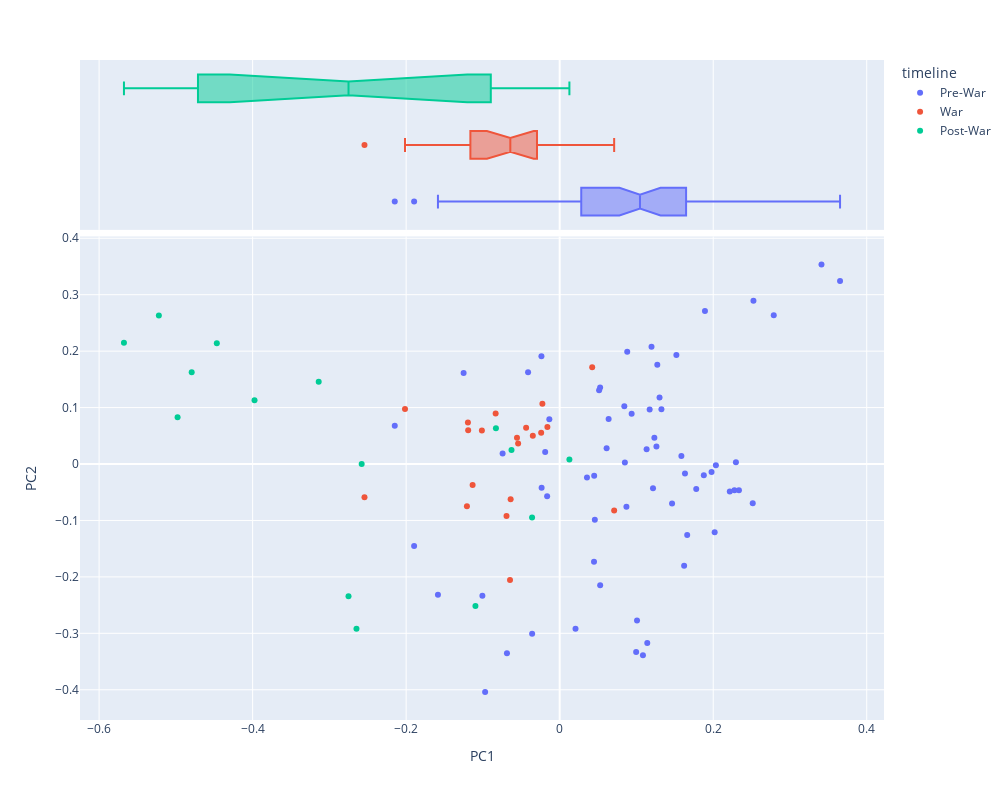

Here is the notebook cell this chart was saved with:
### Code cell
vis_pcs(DCM, 1, 2, "timeline")

### Figure 1 — Plotly figure (JSON) as saved in the notebook; plotly's stock layout.template omitted (floating-point values rounded to 4 significant figures)
{"data": [{"hovertemplate": "<b>%{hovertext}</b><br><br>timeline=Pre-War<br>PC1=%{x}<br>PC2=%{y}<extra></extra>", "hovertext": ["Anukramanika Parva", "Sangraha Parva", "Paushya Parva", "Pauloma Parva", "Astika Parva", "Adivansavatarana Parva", "Sambhava Parva", "Jatugriha Parva", "Hidimva-vadha Parva", "Vaka-vadha Parva", "Chaitraratha Parva", "Swayamvara Parva", "Vaivahika Parva", "Viduragamana Parva", "Rajya-labha Parva", "Arjuna-vanavasa Parva", "Subhadra-harana Parva", "Haranaharana Parva", "Khandava-daha Parva", "Sabhakriya Parva", "Lokapala Sabhakhayana Parva", "Rajasuyarambha Parva", "Jarasandhta-badha Parva", "Digvijaya Parva", "Rajasuyika Parva", "Arghyaharana Parva", "Sisupala-badha Parva", "Dyuta Parva", "Anudyuta Parva", "Aranyaka Parva", "Kirmirabadha Parva", "Arjunabhigamana Parva", "Kairata Parva", "Indralokagamana Parva", "Nalopakhyana Parva", "Tirtha-yatra Parva", "Yaksha-yudha Parva", "Nivata-kavacha-yudha Parva", "Ajagara Parva", "Markandeya-Samasya Parva", "Draupadi-Satyabhama Samvada Parva", "Ghosha-yatra Parva", "Mriga Sapnovbhava Parva", "Vrihi Drounika Parva", "Draupadi-harana Parva", "Jayadhratha Vimokshana Parva", "Rama Upakhyana Parva", "Pativrata-mahatmya Parva", "Kundalaharana Parva", "Aranya Parva", "Pandava-Pravesa Parva", "Samayapalana Parva", "Kichaka-badha Parva", "Go-harana Parva", "Sainyodyoga Parva", "Sanjaya-yana Parva", "Prajagara Parva", "Sanat-sujata Parva", "Yanasandhi Parva", "Bhagwat Yana Parva", "Sainya-niryana Parva", "Ulukabhigamana Parva", "Rathatiratha-sankhyana Parva", "Ambopakkyana Parva"], "legendgroup": "Pre-War", "marker": {"color": "#636efa", "symbol": "circle"}, "mode": "markers", "name": "Pre-War", "orientation": "v", "showlegend": true, "type": "scatter", "x": [-0.03586, 0.03554, 0.06376, 0.1893, -0.04117, -0.0189, -0.07435, 0.1008, 0.341, 0.2789, 0.152, 0.2216, 0.1216, 0.1141, 0.05269, 0.1261, 0.2296, 0.2035, 0.08421, 0.1978, -0.01633, 0.2335, 0.2515, 0.1779, 0.1621, 0.1661, 0.2019, 0.09961, 0.1085, -0.1007, 0.3652, -0.02354, 0.1196, 0.08694, 0.1132, -0.02377, 0.1272, 0.08798, 0.05138, -0.1252, 0.1632, 0.05273, 0.06113, -0.01348, 0.1172, 0.1586, 0.2524, 0.1325, 0.1301, 0.1233, 0.1464, 0.2277, 0.1878, 0.08492, 0.04494, -0.09712, -0.1896, -0.2148, -0.0687, -0.1586, 0.04475, 0.02064, 0.0458, 0.09375], "xaxis": "x", "y": [-0.3006, -0.02381, 0.07987, 0.2709, 0.1627, 0.02135, 0.01881, -0.2771, 0.3537, 0.2635, 0.1931, -0.04884, -0.04308, -0.3172, 0.1355, 0.03124, 0.003164, -0.002114, 0.1024, -0.0142, -0.05701, -0.04634, -0.06956, -0.04433, -0.1801, -0.1258, -0.1209, -0.333, -0.339, -0.2333, 0.3241, -0.04198, 0.2079, -0.07583, 0.02626, 0.191, 0.1758, 0.1989, 0.1307, 0.1613, -0.01683, -0.2148, 0.02777, 0.07918, 0.09642, 0.01416, 0.2892, 0.09692, 0.1181, 0.04674, -0.07001, -0.04646, -0.01995, 0.002627, -0.02082, -0.4041, -0.1452, 0.06765, -0.3351, -0.2315, -0.1733, -0.2918, -0.09879, 0.08886], "yaxis": "y"}, {"alignmentgroup": "True", "hovertemplate": "<b>%{hovertext}</b><br><br>timeline=Pre-War<br>PC1=%{x}<extra></extra>", "hovertext": ["Anukramanika Parva", "Sangraha Parva", "Paushya Parva", "Pauloma Parva", "Astika Parva", "Adivansavatarana Parva", "Sambhava Parva", "Jatugriha Parva", "Hidimva-vadha Parva", "Vaka-vadha Parva", "Chaitraratha Parva", "Swayamvara Parva", "Vaivahika Parva", "Viduragamana Parva", "Rajya-labha Parva", "Arjuna-vanavasa Parva", "Subhadra-harana Parva", "Haranaharana Parva", "Khandava-daha Parva", "Sabhakriya Parva", "Lokapala Sabhakhayana Parva", "Rajasuyarambha Parva", "Jarasandhta-badha Parva", "Digvijaya Parva", "Rajasuyika Parva", "Arghyaharana Parva", "Sisupala-badha Parva", "Dyuta Parva", "Anudyuta Parva", "Aranyaka Parva", "Kirmirabadha Parva", "Arjunabhigamana Parva", "Kairata Parva", "Indralokagamana Parva", "Nalopakhyana Parva", "Tirtha-yatra Parva", "Yaksha-yudha Parva", "Nivata-kavacha-yudha Parva", "Ajagara Parva", "Markandeya-Samasya Parva", "Draupadi-Satyabhama Samvada Parva", "Ghosha-yatra Parva", "Mriga Sapnovbhava Parva", "Vrihi Drounika Parva", "Draupadi-harana Parva", "Jayadhratha Vimokshana Parva", "Rama Upakhyana Parva", "Pativrata-mahatmya Parva", "Kundalaharana Parva", "Aranya Parva", "Pandava-Pravesa Parva", "Samayapalana Parva", "Kichaka-badha Parva", "Go-harana Parva", "Sainyodyoga Parva", "Sanjaya-yana Parva", "Prajagara Parva", "Sanat-sujata Parva", "Yanasandhi Parva", "Bhagwat Yana Parva", "Sainya-niryana Parva", "Ulukabhigamana Parva", "Rathatiratha-sankhyana Parva", "Ambopakkyana Parva"], "legendgroup": "Pre-War", "marker": {"color": "#636efa", "symbol": "circle"}, "name": "Pre-War", "notched": true, "offsetgroup": "Pre-War", "showlegend": false, "type": "box", "x": [-0.03586, 0.03554, 0.06376, 0.1893, -0.04117, -0.0189, -0.07435, 0.1008, 0.341, 0.2789, 0.152, 0.2216, 0.1216, 0.1141, 0.05269, 0.1261, 0.2296, 0.2035, 0.08421, 0.1978, -0.01633, 0.2335, 0.2515, 0.1779, 0.1621, 0.1661, 0.2019, 0.09961, 0.1085, -0.1007, 0.3652, -0.02354, 0.1196, 0.08694, 0.1132, -0.02377, 0.1272, 0.08798, 0.05138, -0.1252, 0.1632, 0.05273, 0.06113, -0.01348, 0.1172, 0.1586, 0.2524, 0.1325, 0.1301, 0.1233, 0.1464, 0.2277, 0.1878, 0.08492, 0.04494, -0.09712, -0.1896, -0.2148, -0.0687, -0.1586, 0.04475, 0.02064, 0.0458, 0.09375], "xaxis": "x2", "yaxis": "y2"}, {"hovertemplate": "<b>%{hovertext}</b><br><br>timeline=War<br>PC1=%{x}<br>PC2=%{y}<extra></extra>", "hovertext": ["Jamvu-khanda Nirmana Parva", "Bhumi Parva", "Bhagavat-Gita Parva", "Bhishma-vadha Parva", "Dronabhisheka Parva", "Samsaptakabadha Parva", "Abhimanyu-badha Parva", "Pratijna Parva", "Jayadratha-Vadha Parva", "Narayanastra-mokshana Parva", "Ghatotkacha-badha Parva", "Drona-vadha Parva", "Karna Parva", "Karna-vadha Parva", "Shalya-vadha Parva", "Shalya Parva", "Hrada-pravesa Parva", "Gada-yuddha Parva", "Sauptika Parva", "Aishika Parva"], "legendgroup": "War", "marker": {"color": "#EF553B", "symbol": "circle"}, "mode": "markers", "name": "War", "orientation": "v", "showlegend": true, "type": "scatter", "x": [-0.1209, 0.07097, -0.2543, -0.02413, -0.06389, -0.01599, -0.1013, -0.06924, -0.05412, -0.04372, 0.04236, -0.1192, -0.1195, -0.08341, -0.05561, -0.03499, -0.06471, -0.2015, -0.1134, -0.02253], "xaxis": "x", "y": [-0.07478, -0.08217, -0.05907, 0.05544, -0.06248, 0.06571, 0.05926, -0.09212, 0.03626, 0.06419, 0.1716, 0.06, 0.07348, 0.08953, 0.04658, 0.05003, -0.2055, 0.09758, -0.03736, 0.1069], "yaxis": "y"}, {"alignmentgroup": "True", "hovertemplate": "<b>%{hovertext}</b><br><br>timeline=War<br>PC1=%{x}<extra></extra>", "hovertext": ["Jamvu-khanda Nirmana Parva", "Bhumi Parva", "Bhagavat-Gita Parva", "Bhishma-vadha Parva", "Dronabhisheka Parva", "Samsaptakabadha Parva", "Abhimanyu-badha Parva", "Pratijna Parva", "Jayadratha-Vadha Parva", "Narayanastra-mokshana Parva", "Ghatotkacha-badha Parva", "Drona-vadha Parva", "Karna Parva", "Karna-vadha Parva", "Shalya-vadha Parva", "Shalya Parva", "Hrada-pravesa Parva", "Gada-yuddha Parva", "Sauptika Parva", "Aishika Parva"], "legendgroup": "War", "marker": {"color": "#EF553B", "symbol": "circle"}, "name": "War", "notched": true, "offsetgroup": "War", "showlegend": false, "type": "box", "x": [-0.1209, 0.07097, -0.2543, -0.02413, -0.06389, -0.01599, -0.1013, -0.06924, -0.05412, -0.04372, 0.04236, -0.1192, -0.1195, -0.08341, -0.05561, -0.03499, -0.06471, -0.2015, -0.1134, -0.02253], "xaxis": "x2", "yaxis": "y2"}, {"hovertemplate": "<b>%{hovertext}</b><br><br>timeline=Post-War<br>PC1=%{x}<br>PC2=%{y}<extra></extra>", "hovertext": ["Jalapradanika Parva", "Stri-vilapa Parva", "Rajadharmanusasana Parva", "Apaddharmanusasana Parva", "Mokshadharma Parva", "Dana-dharma Parva", "Bhishma-svargarohana Parva", "Aswamedhika Parva", "Anugita Parva", "Asramavasa Parva", "Putradarsana Parva", "Naradagamana Parva", "Mausala Parva", "Mahaprasthanika Parva", "Svargarohanika Parva"], "legendgroup": "Post-War", "marker": {"color": "#00cc96", "symbol": "circle"}, "mode": "markers", "name": "Post-War", "orientation": "v", "showlegend": true, "type": "scatter", "x": [-0.2751, -0.03595, -0.4977, -0.3975, -0.5676, -0.5222, -0.4466, -0.06276, -0.4794, -0.2647, -0.258, -0.1097, 0.01266, -0.08307, -0.3139], "xaxis": "x", "y": [-0.2343, -0.09499, 0.08282, 0.1129, 0.2148, 0.2634, 0.2139, 0.02503, 0.1626, -0.292, -9.184e-05, -0.2514, 0.008085, 0.06317, 0.1458], "yaxis": "y"}, {"alignmentgroup": "True", "hovertemplate": "<b>%{hovertext}</b><br><br>timeline=Post-War<br>PC1=%{x}<extra></extra>", "hovertext": ["Jalapradanika Parva", "Stri-vilapa Parva", "Rajadharmanusasana Parva", "Apaddharmanusasana Parva", "Mokshadharma Parva", "Dana-dharma Parva", "Bhishma-svargarohana Parva", "Aswamedhika Parva", "Anugita Parva", "Asramavasa Parva", "Putradarsana Parva", "Naradagamana Parva", "Mausala Parva", "Mahaprasthanika Parva", "Svargarohanika Parva"], "legendgroup": "Post-War", "marker": {"color": "#00cc96", "symbol": "circle"}, "name": "Post-War", "notched": true, "offsetgroup": "Post-War", "showlegend": false, "type": "box", "x": [-0.2751, -0.03595, -0.4977, -0.3975, -0.5676, -0.5222, -0.4466, -0.06276, -0.4794, -0.2647, -0.258, -0.1097, 0.01266, -0.08307, -0.3139], "xaxis": "x2", "yaxis": "y2"}], "layout": {"height": 800, "legend": {"title": {"text": "timeline"}, "tracegroupgap": 0}, "margin": {"t": 60}, "width": 1008, "xaxis": {"anchor": "y", "domain": [0, 1], "title": {"text": "PC1"}}, "xaxis2": {"anchor": "y2", "domain": [0, 1], "matches": "x", "showgrid": true, "showticklabels": false}, "yaxis": {"anchor": "x", "domain": [0, 0.7326], "title": {"text": "PC2"}}, "yaxis2": {"anchor": "x2", "domain": [0.7426, 1], "matches": "y2", "showgrid": false, "showline": false, "showticklabels": false, "ticks": ""}}}
